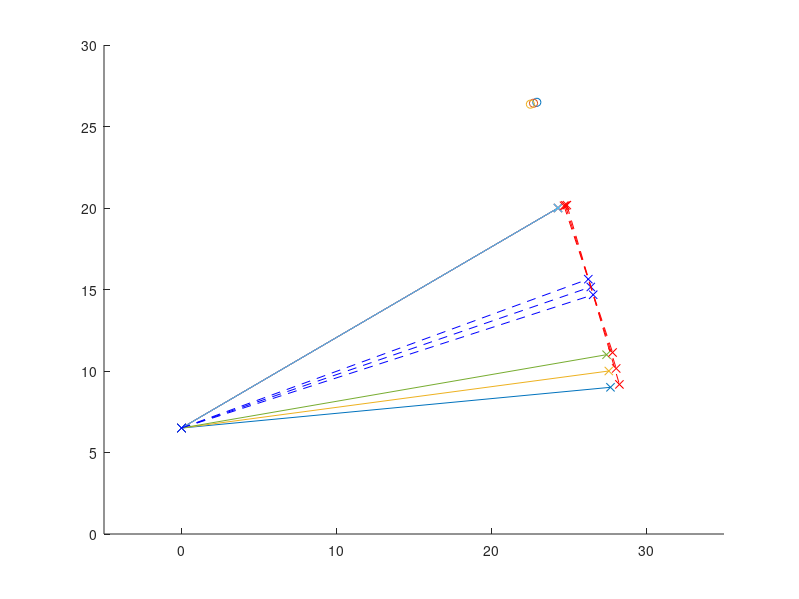
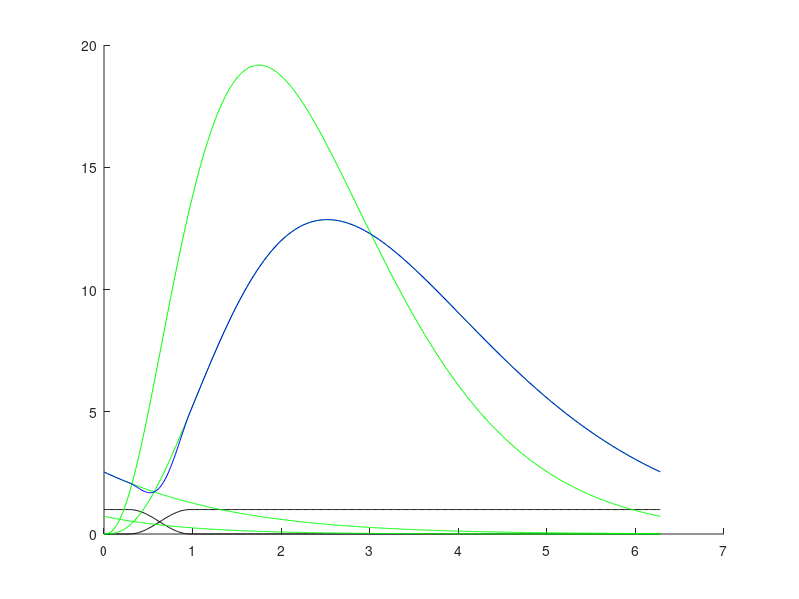
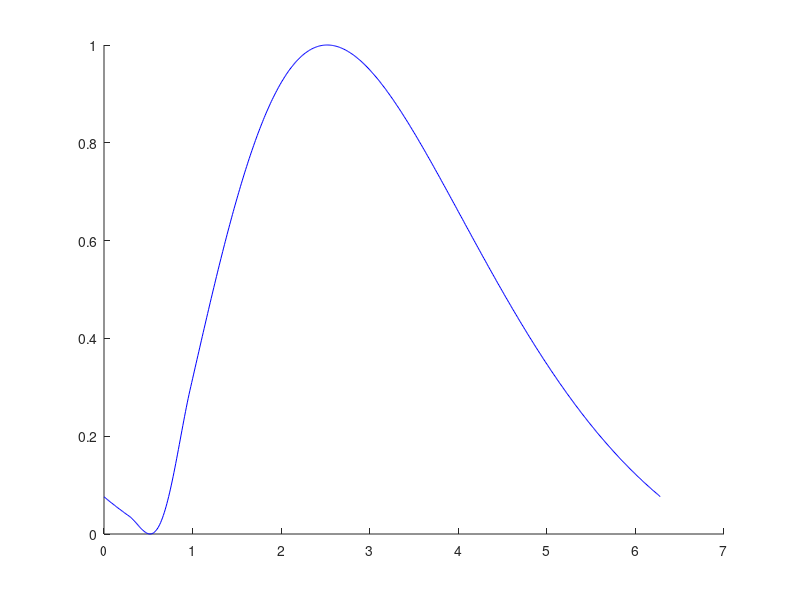
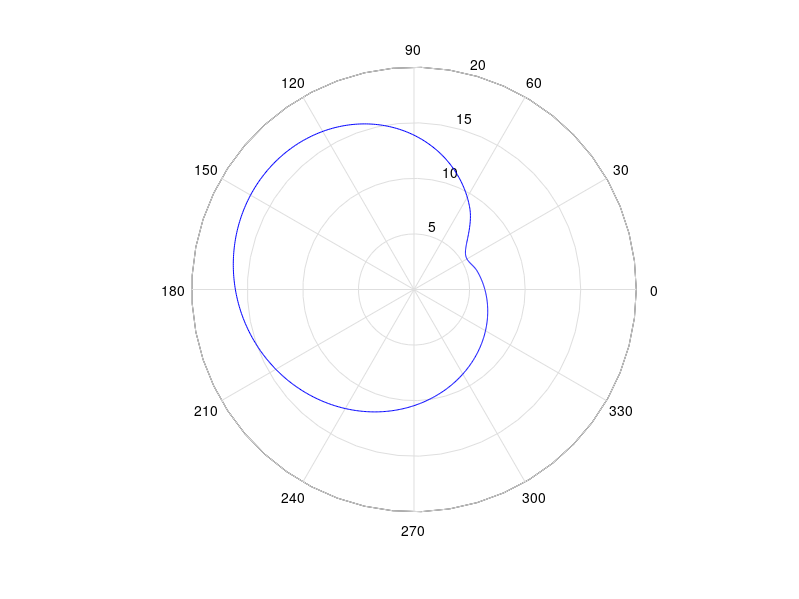

MATLAB code for these plots, in order:
% The OxyGEN proyect by Profoty.xyz
% Together against the Covid-19
% V4.0 rev.17/03/2020
% 
% Website/blog: oxygen.protofy.xyz
% Contact: oxygen@protofy.xyz


%GEOMETRICAL PARAMETERS

clear;

%Length from the bearing to the hinge
l0 = 27.5;

%Length of the vertical wall that supports the hinge
h0 = 6.5;

%Lenght of the vertical support of the bearing
hb = 4.0;

%Bearing radius
br = 1.1;

%Array of different max and min positions of the bearing
h1a = [9, 10, 11];
h2a = [20, 20, 20];

%Number of cycles per cam turn (1 to 3).
nc = 1;

%Minimum radius of the camshaft
rmin = 5.5;


%BREATHING CYCLE PARAMETERS

%Duration of the inhale cycle / duration of the whole cycle
lambda1 = 0.500;
lambda2 = 0.100;

%Soft transition between inhale and exhale cycles
dpsi21 = 0.11;
dpsi12 = 0.15;

%Adjust parameters of the inhale curve
ga1 = 3.8;
gb1 = .9;
ff1 = 50;

%Adjust parametes of the exhale curve
ga2 = 3.5;
gb2 = .70;
ff2 = 55;


%GENERATION OF THE CURVES AND THE CAMSHAFT

%Generation of the geometry

l = sqrt(l0^2+hb^2);


for i = 1:numel(h1a);
    
    ymin(i) = h1a(i);
    ymax(i) = h2a(i);
    
    alphamin(i) = acos((h0 - h1a(i)) / l);
    alphamax(i) = acos((h0 - h2a(i)) / l);
    
    xmin(i) = l*sin(alphamin(i));    
    xmax(i) = l*sin(alphamax(i));
    
    d(i) = sqrt((xmin(i)-xmax(i))^2 + (ymin(i)-ymax(i))^2);
    
    alphatan(i) = (alphamin(i) + alphamax(i)) / 2;
    
    xtan(i) = l*sin(alphatan(i));    
    ytan(i) = h0 - l*cos(alphatan(i));
    
    xsup(i) = xtan(i) + (d(i)/2)*cos(alphatan(i));
    xinf(i) = xtan(i) - (d(i)/2)*cos(alphatan(i));
    
    ysup(i) = ytan(i) + (d(i)/2)*sin(alphatan(i));
    yinf(i) = ytan(i) - (d(i)/2)*sin(alphatan(i));
    
    xcam(i) = xtan(i) + (d(i)/2 + rmin + br)*cos(alphatan(i));
    ycam(i) = ytan(i) + (d(i)/2 + rmin + br)*sin(alphatan(i));
    
end;


%Time increment
dt = 0.01;

%time coordinate during the whole cycle
theta = 0:dt:2*pi;

%Generation of the soft transition between inhale and exhale curves
psi1 = [];
psi2 = [];

for i = 1:numel(theta);
    
    if theta(i) < (lambda2-dpsi21/2)*2*pi;
        psi1(i) = 0;
        
    elseif theta(i) < (lambda2+dpsi21/2)*2*pi;
        psi1(i) = 0.5 + 0.5*cos((theta(i)-(lambda2+dpsi21/2)*2*pi)/(2*dpsi21));
        
    else theta(i) < (lambda1-dpsi12/2)*2*pi;
        psi1(i) = 1;
        
    end;
    
    psi2(i) = 1 - psi1(i);
    
end;    


%Generation of the complete breathing cycle rho(theta)

rho = [];
rho1 = [];
rho2 = [];
rho2next = [];

rhomin = 1000;
rhomax = 0;

for i = 1:numel(theta);
    
    %Inhale curve
    rho1(i) = ff1*gampdf(theta(i), ga1, gb1);
    rho1next(i) = ff1*gampdf(theta(i)+2*pi, ga1, gb1);
    
    %Exhale curve
    rho2(i) = ff2*gampdf(theta(i), ga2, gb2);
    rho2next(i) = ff2*gampdf(theta(i)+2*pi, ga2, gb2);
    
   
    rho(i) = psi1(i)*rho1(i) + psi2(i)*rho1next(i);
 
    
    %Capturing min and max in order to generate the normalized curve
    if rho(i) > rhomax
        rhomax = rho(i);
    end;
    
    if rho(i) < rhomin
        rhomin = rho(i);
    end;

end;


%Generation of a normalised curve and camshaft

rhonorm = [];
rhocam = [];

for i = 1:numel(theta);
    
    rhonorm(i) = (rho(i)-rhomin)/(rhomax-rhomin);
        
    for n = 1:numel(d)
        
        rhocam(n,i) = rmin + rhonorm(i)*d(n);
        
    end;
    
end;


%Generation of the first derivate of the camshaft geometry to analize and
%validate the design

drho = [];
drhonorm = [];
drhocam = [];

a = rmin;
b = 1/dt;

for i = 1 : numel(rho)-1;
    
    drho(i) = b*(rho(i+1)-rho(i));
    drhonorm(i) = b*(rhonorm(i+1)-rhonorm(i));
    drhocam(i) = b*(rhocam(i+1)-rhocam(i)) + a;
    
end;

drho(numel(rho)) = b*(rho(1)-rho(numel(rho)));
drhonorm(numel(rhonorm)) = b*(rhonorm(1)-rhonorm(numel(rhonorm)));
drhocam(numel(rhocam)) = b*(rhocam(1)-rhocam(numel(rhocam))) + a;


%X and Y coordinates during two cycles (for 2-cycle camshaft plot)

theta2 = [theta/2, (2*pi+theta)/2];

rhocam2 = [rhocam, rhocam];
drhocam2 = [drho, drho];


%X and Y coordinates during three cycles (for 3-cycle camshaft plot)

theta3 = [theta/3, (2*pi+theta)/3, (4*pi+theta)/3];

rhocam3 = [rhocam, rhocam, rhocam];
drhocam3 = [drho, drho, drho];



%GENERATION OF THE PLOTS

%Trying to print it out in real size (FAIL)
%set(gcf,'PaperUnits','centimeters'); 
%set(gcf,'PaperSize',[42 29.7]);


fpos = figure('Name', 'Dimensions', 'Units', 'centimeters', 'NumberTitle', 'off');
set(gcf,'PaperUnits','centimeters', 'PaperSize', [42/2 27.9/2]);
set(gcf, 'units', 'centimeters', 'position', [0, 0, 28, 20]);
fpos = gcf;
hold on

xlim([-5 35]);
ylim([0 30]);

for i = 1:numel(xmin)
    
    plot([0, xmin(i)], [h0, ymin(i)], '-x')    
    plot([0, xmax(i)], [h0, ymax(i)], '-x')
    
    plot([0, xtan(i)], [h0, ytan(i)], '--xb')
    
    plot([xsup(i), xinf(i)], [ysup(i), yinf(i)], '--xr')
    scatter(xcam(i), ycam(i))

end;

hold off




%Plot of the breathing cycle interpolation by curves

fcycle = figure('Name', 'Breath Cycle curves', 'Units', 'centimeters', 'NumberTitle', 'off');

hold on
plot(theta, psi1, '-k')
plot(theta, psi2, '-k')
plot(theta, rho1, '-g')
plot(theta, rho1next, '-g')
plot(theta, rho2, '-g')
plot(theta, rho2next, '-g')
%plot(theta, drho, '-r')
plot(theta, rho, '-b')
hold off

set(gcf,'PaperUnits','centimeters', 'PaperSize', [42/2 27.9/2]);
set(gcf, 'units', 'centimeters', 'position', [0, 0, 27.9, 27.9]);
fcam3 = gcf;


%Plot of the normalized breathing cycle and first derivate


fnorm = figure('Name', 'Normalized Breath Cycle', 'Units', 'centimeters', 'NumberTitle', 'off');

hold on
%plot(theta, drhonorm, '-r')
plot(theta, rhonorm, '-b')
hold off

set(gcf,'PaperUnits','centimeters', 'PaperSize', [42/2 27.9/2]);
set(gcf, 'units', 'centimeters', 'position', [0, 0, 27.9, 27.9]);
fcam3 = gcf;


%Plot of a 1-cycle camshaft

for n = 1:numel(d)

    fcam1 = figure('Name', '1-Cycle Camshaft', 'Units', 'centimeters', 'NumberTitle', 'off');
    %hold on
   
    %polarplot(theta, drhocam, '-r')
    polar(theta, rhocam(n,:), '-b')

    
    %rlim([0 25]);
    hold off

    set(gcf,'PaperUnits','centimeters', 'PaperSize', [42 27.9]);
    set(gcf, 'units', 'centimeters', 'position', [0, 0, 27.9, 27.9]);
    fcam3 = gcf;
    
end


% %Plot of a 2-cycle camshaft
% 
% fcam2 = figure('Name', '2-Cycle', 'Units', 'centimeters', 'NumberTitle', 'off');
% 
% %hold on;
% %polar(theta, drhocam2, '-r')
% polar(theta2, rhocam2, '-b')
% %hold off;
% 
% set(gcf,'PaperUnits','centimeters', 'PaperSize', [42 27.9]);
% set(gcf, 'units', 'centimeters', 'position', [0, 0, 27.9, 27.9]);
% fcam3 = gcf;
% 
% 
% %Plot of a 3-cycle camshaft
% 
% fcam3 = figure('Name', '3-Cycle', 'Units', 'centimeters', 'NumberTitle', 'off');
% 
% %hold on;
% %polar(theta,drhocam3)
% polar(theta3, rhocam3)
% %hold off;
% 
% set(gcf,'PaperUnits','centimeters', 'PaperSize', [42 27.9]);
% set(gcf, 'units', 'centimeters', 'position', [0, 0, 27.9, 27.9]);
% fcam3 = gcf;

% The OxyGEN proyect by Profoty.xyz
% Together against the Covid-19
% V4.0 rev.17/03/2020
% 
% Website/blog: oxygen.protofy.xyz
% Contact: oxygen@protofy.xyz